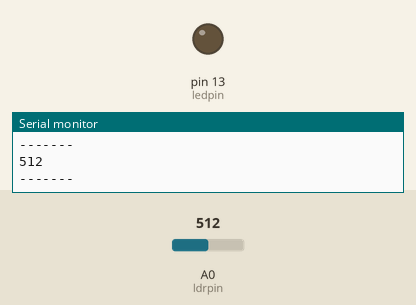
The sketch below on a simulated Arduino Uno, built with avr-gcc and run on an emulated ATmega328P. On the bench: output pins drawn as LEDs (lit = HIGH), the last lines printed to the serial monitor. The test bench sets the inputs (shaded band); at power-on: A0 (ldrpin) = 512.

Above: at 1.2 s.
1.3 s: A0 (ldrpin) set to 310
2.8 s: A0 (ldrpin) set to 291
At 3.5 s:
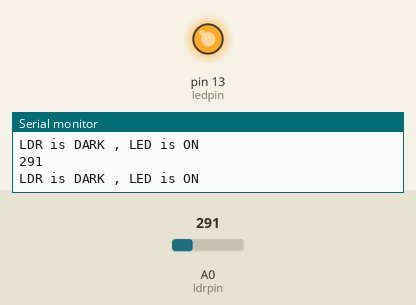
4.3 s: A0 (ldrpin) set to 306
At 5.1 s:
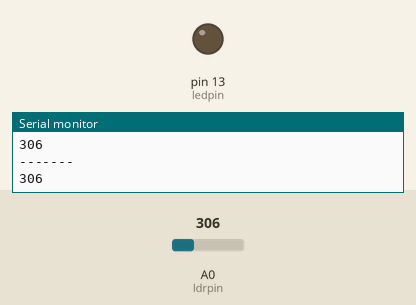
5.8 s: A0 (ldrpin) set to 290
At 6.9 s:
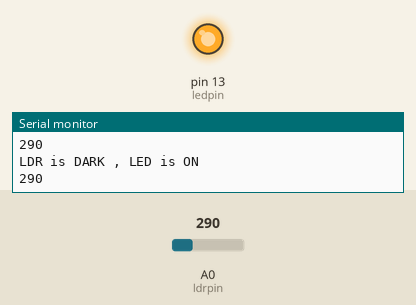
Timing chart, 0 to 8.3 s (numbered marks = the images above; inputs shaded):
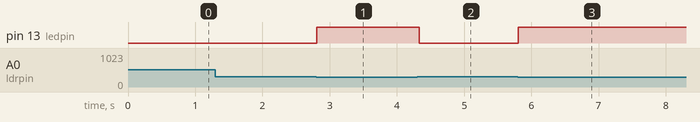

Measured:
- the behaviour switches between 301 and 300 on A0 (ldrpin) (found by bisection; images 0 and 1)
- after the input at 2.8 s, pin 13 (ledpin): LOW → HIGH at once
- after the input at 4.3 s, pin 13 (ledpin): HIGH → LOW at once
- after the input at 5.8 s, pin 13 (ledpin): LOW → HIGH at once

The sketch:

ldr.ino
```cpp
int ledpin=13;
int ldrpin=A0;

void setup() {
  // put your setup code here, to run once:
  Serial.begin(9600);
  pinMode(ledpin, OUTPUT);
  pinMode(ldrpin, INPUT);

}

void loop() {
  // put your main code here, to run repeatedly:
  int ldrstatus = analogRead(ldrpin);
  Serial.println(ldrstatus);
  if(ldrstatus <=300)
    {
    digitalWrite(ledpin, HIGH);
    Serial.println("LDR is DARK , LED is ON");
    }
    else
    {
      digitalWrite(ledpin, LOW);
      Serial.println("-------");
     }

}
```
